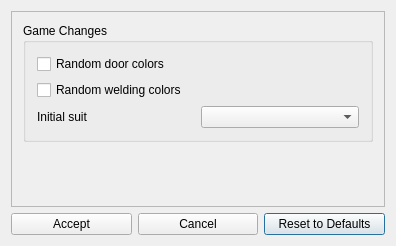
<?xml version="1.0" encoding="UTF-8"?>
<ui version="4.0">
 <class>CorruptionCosmeticPatchesDialog</class>
 <widget class="QDialog" name="CorruptionCosmeticPatchesDialog">
  <property name="geometry">
   <rect>
    <x>0</x>
    <y>0</y>
    <width>396</width>
    <height>246</height>
   </rect>
  </property>
  <property name="windowTitle">
   <string>Metroid Prime 3 - Cosmetic Options</string>
  </property>
  <layout class="QGridLayout" name="gridLayout">
   <item row="2" column="2">
    <widget class="QPushButton" name="reset_button">
     <property name="text">
      <string>Reset to Defaults</string>
     </property>
    </widget>
   </item>
   <item row="2" column="0">
    <widget class="QPushButton" name="accept_button">
     <property name="text">
      <string>Accept</string>
     </property>
    </widget>
   </item>
   <item row="2" column="1">
    <widget class="QPushButton" name="cancel_button">
     <property name="text">
      <string>Cancel</string>
     </property>
    </widget>
   </item>
   <item row="1" column="0" colspan="3">
    <widget class="QScrollArea" name="scrollArea">
     <property name="widgetResizable">
      <bool>true</bool>
     </property>
     <widget class="QWidget" name="scroll_area_contents">
      <property name="geometry">
       <rect>
        <x>0</x>
        <y>0</y>
        <width>376</width>
        <height>198</height>
       </rect>
      </property>
      <layout class="QVBoxLayout" name="verticalLayout">
       <item>
        <widget class="QGroupBox" name="game_changes_box">
         <property name="title">
          <string>Game Changes</string>
         </property>
         <layout class="QVBoxLayout" name="verticalLayout_2">
          <item>
           <widget class="QCheckBox" name="random_door_colors_check">
            <property name="text">
             <string>Random door colors</string>
            </property>
           </widget>
          </item>
          <item>
           <widget class="QCheckBox" name="random_welding_colors_check">
            <property name="text">
             <string>Random welding colors</string>
            </property>
           </widget>
          </item>
          <item>
           <layout class="QHBoxLayout" name="suit_layout">
            <item>
             <widget class="QLabel" name="suit_label">
              <property name="text">
               <string>Initial suit</string>
              </property>
             </widget>
            </item>
            <item>
             <widget class="QComboBox" name="suit_combo"/>
            </item>
           </layout>
          </item>
         </layout>
        </widget>
       </item>
       <item>
        <spacer name="verticalSpacer">
         <property name="orientation">
          <enum>Qt::Vertical</enum>
         </property>
         <property name="sizeHint" stdset="0">
          <size>
           <width>20</width>
           <height>40</height>
          </size>
         </property>
        </spacer>
       </item>
      </layout>
     </widget>
    </widget>
   </item>
  </layout>
 </widget>
 <layoutdefault spacing="6" margin="11"/>
 <resources/>
 <connections/>
</ui>
